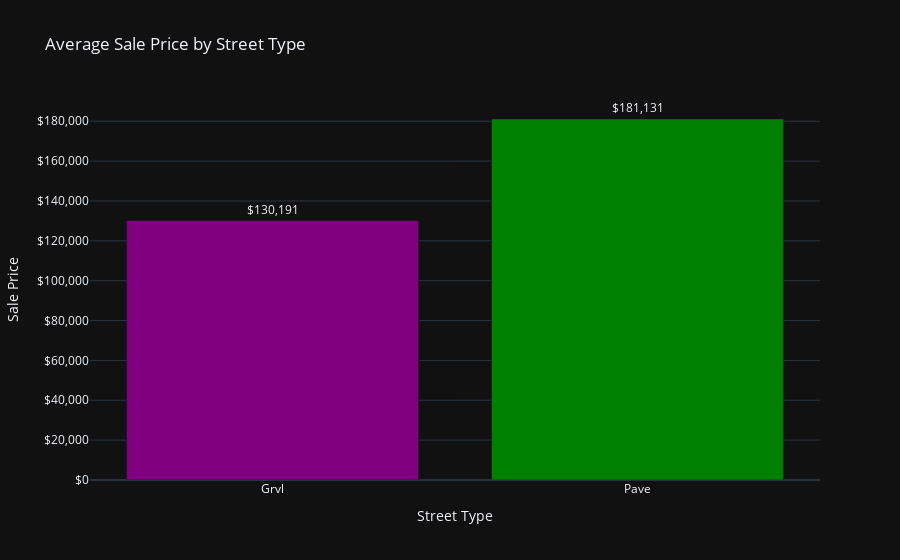
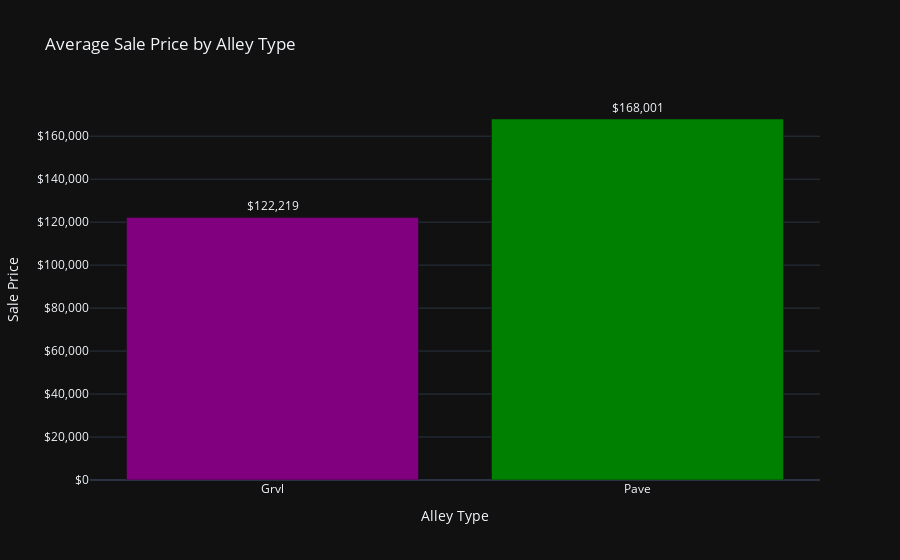

Notebook cell for these charts, in order:
### Code cell
# 3. Street and alley access types effect on sale price
street_prices = df.groupby('Street')['SalePrice'].mean()
alley_prices = df.groupby('Alley')['SalePrice'].mean()

# Street Prices
colors_street = np.where(street_prices.index == 'Pave', 'purple', 'green')
fig5 = px.bar(x=street_prices.index, y=street_prices.values, title='Average Sale Price by Street Type',
              template='plotly_dark', text=street_prices.values,
              color=colors_street, color_discrete_sequence=['purple', 'green'])

fig5.update_traces(texttemplate='$%{text:,.0f}', textposition='outside')
fig5.update_yaxes(title='Sale Price', tickprefix='$', tickformat=',')
fig5.update_xaxes(title='Street Type')
fig5.update_layout(showlegend=False)

# Alley Prices
colors_alley = np.where(alley_prices.index == 'Pave', 'purple', 'green')
fig6 = px.bar(x=alley_prices.index, y=alley_prices.values, title='Average Sale Price by Alley Type',
              template='plotly_dark', text=alley_prices.values,
              color=colors_alley, color_discrete_sequence=['purple', 'green'])

fig6.update_traces(texttemplate='$%{text:,.0f}', textposition='outside')
fig6.update_yaxes(title='Sale Price', tickprefix='$', tickformat=',')
fig6.update_xaxes(title='Alley Type')
fig6.update_layout(showlegend=False)

fig5.show()
fig6.show()

### Figure 1 — Plotly figure (JSON) as saved in the notebook; plotly's stock layout.template omitted (floating-point values rounded to 4 significant figures)
{"data": [{"hovertemplate": "color=green<br>x=%{x}<br>y=%{y}<br>text=%{text}<extra></extra>", "legendgroup": "green", "marker": {"color": "purple", "pattern": {"shape": ""}}, "name": "green", "orientation": "v", "showlegend": true, "text": [130200.0], "textposition": "outside", "texttemplate": "$%{text:,.0f}", "type": "bar", "x": ["Grvl"], "xaxis": "x", "y": [130200.0], "yaxis": "y"}, {"hovertemplate": "color=purple<br>x=%{x}<br>y=%{y}<br>text=%{text}<extra></extra>", "legendgroup": "purple", "marker": {"color": "green", "pattern": {"shape": ""}}, "name": "purple", "orientation": "v", "showlegend": true, "text": [181100.0], "textposition": "outside", "texttemplate": "$%{text:,.0f}", "type": "bar", "x": ["Pave"], "xaxis": "x", "y": [181100.0], "yaxis": "y"}], "layout": {"barmode": "relative", "legend": {"title": {"text": "color"}, "tracegroupgap": 0}, "showlegend": false, "title": {"text": "Average Sale Price by Street Type"}, "xaxis": {"anchor": "y", "domain": [0, 1], "title": {"text": "Street Type"}}, "yaxis": {"anchor": "x", "domain": [0, 1], "tickformat": ",", "tickprefix": "$", "title": {"text": "Sale Price"}}}}

### Figure 2 — Plotly figure (JSON) as saved in the notebook; plotly's stock layout.template omitted (floating-point values rounded to 4 significant figures)
{"data": [{"hovertemplate": "color=green<br>x=%{x}<br>y=%{y}<br>text=%{text}<extra></extra>", "legendgroup": "green", "marker": {"color": "purple", "pattern": {"shape": ""}}, "name": "green", "orientation": "v", "showlegend": true, "text": [122200.0], "textposition": "outside", "texttemplate": "$%{text:,.0f}", "type": "bar", "x": ["Grvl"], "xaxis": "x", "y": [122200.0], "yaxis": "y"}, {"hovertemplate": "color=purple<br>x=%{x}<br>y=%{y}<br>text=%{text}<extra></extra>", "legendgroup": "purple", "marker": {"color": "green", "pattern": {"shape": ""}}, "name": "purple", "orientation": "v", "showlegend": true, "text": [168000.0], "textposition": "outside", "texttemplate": "$%{text:,.0f}", "type": "bar", "x": ["Pave"], "xaxis": "x", "y": [168000.0], "yaxis": "y"}], "layout": {"barmode": "relative", "legend": {"title": {"text": "color"}, "tracegroupgap": 0}, "showlegend": false, "title": {"text": "Average Sale Price by Alley Type"}, "xaxis": {"anchor": "y", "domain": [0, 1], "title": {"text": "Alley Type"}}, "yaxis": {"anchor": "x", "domain": [0, 1], "tickformat": ",", "tickprefix": "$", "title": {"text": "Sale Price"}}}}
